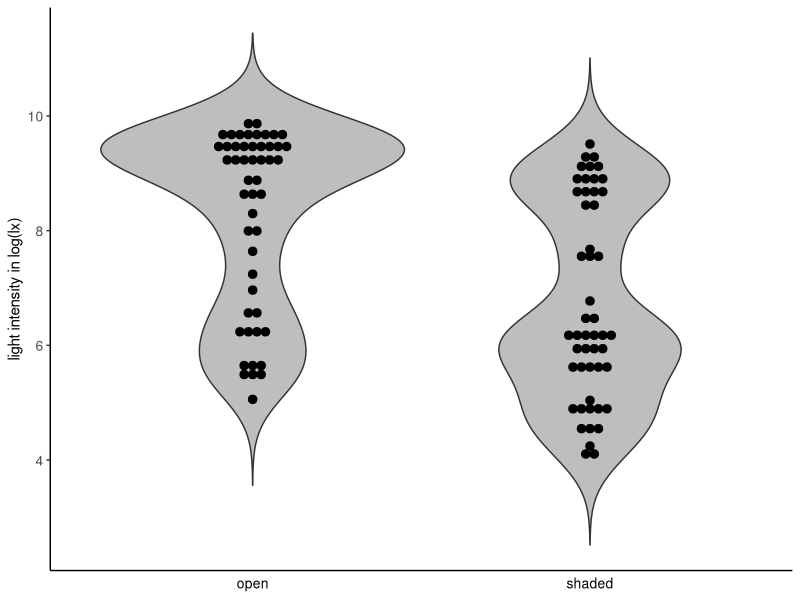
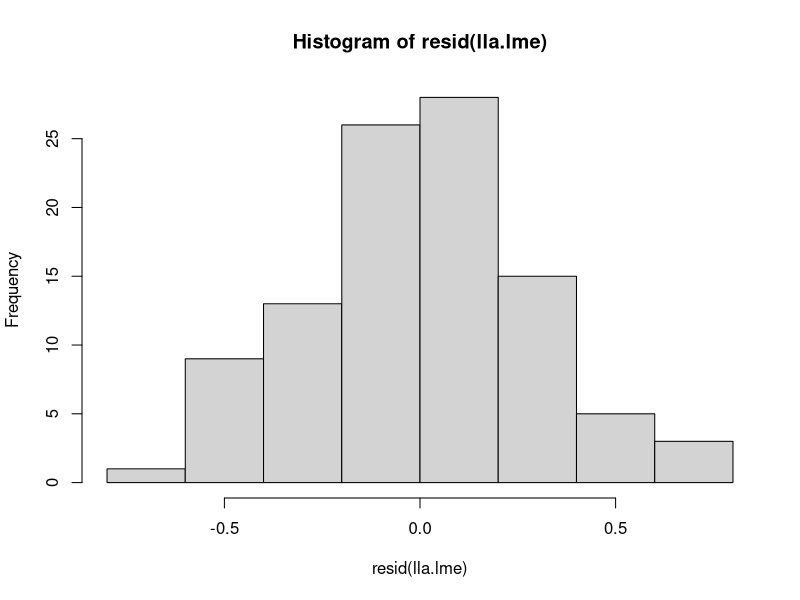
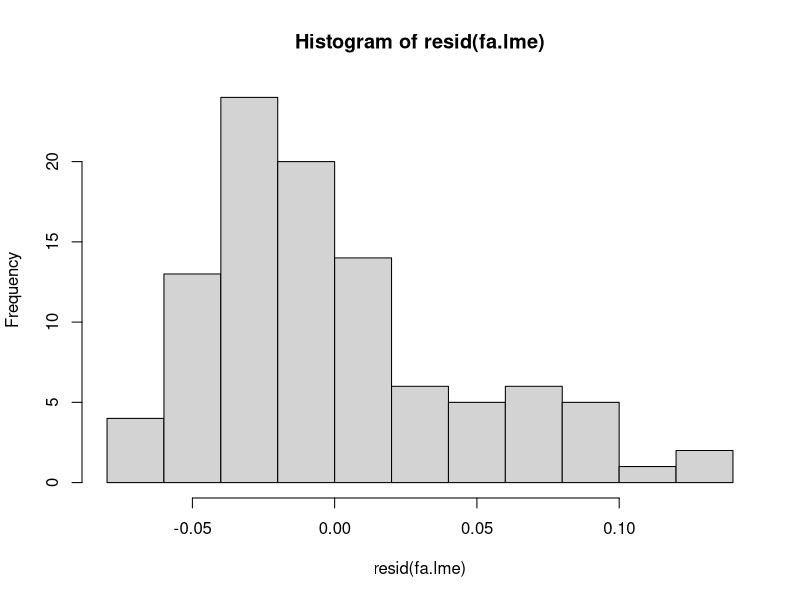
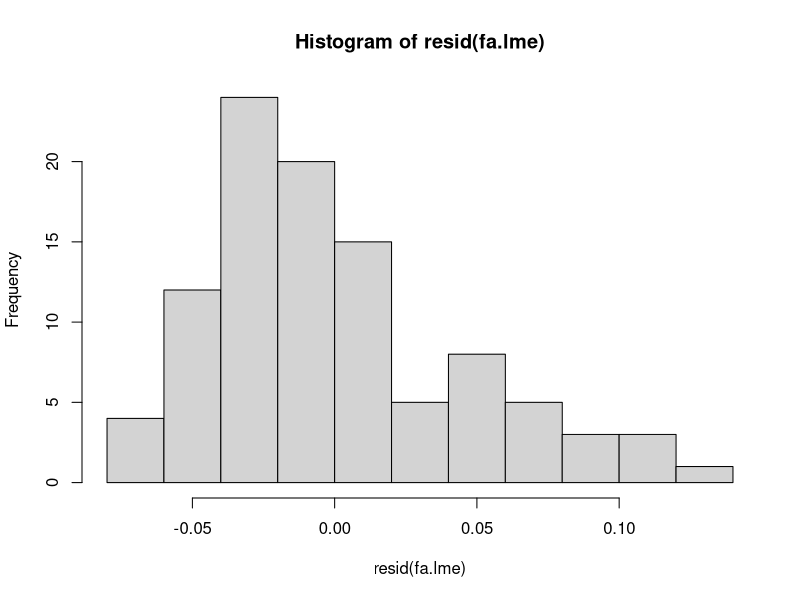
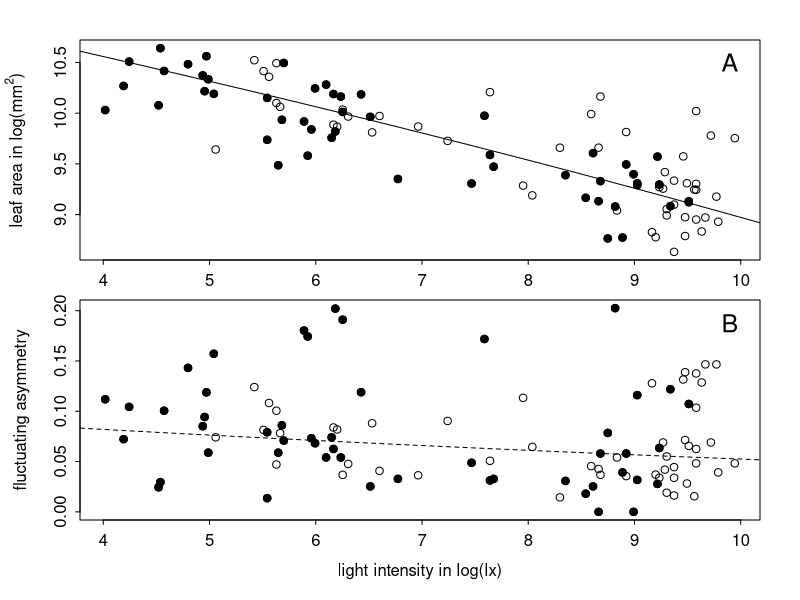

These figures' R source, in order:
#The file "aa_data.csv" reports light intensity, leaf area and leaf shape for the most basal leaf of 100 Adenostyles alliariae plants measured in the area near the Passo del Pura in Ampezzo, Udine Province, Italy. Data were collected from 9-12 July 2019. Data accompanies Francis and Gilman (2019). By column, the data is:

#light - light intensity in EV
#leaf.area - leaf area in mm^2
#ls - the distance from the center vein to the widest point on the left side of the leaf
#rs - the distance from the center vein to the widest point on the right side of the leaf
#lasym - fluctuating asymmetry, measured as |ln(ls)-ln(rs)|
#day - a class variable indiating the day (of 3) on which the data was collected
#patch - a class variable indicating the site (of 4) in which the data was collected
#shade - an indicator showing whether the site was shaded by confierous forest (1) or open (0)

#Francis and Gilman (2019) used the following code to analyse the data in R:

#load packages
library(lme4)
library(car)
library(lmerTest)
library(ggplot2)
library(gridExtra)

#create function for Monte Carlo analysis to compare means
t.mc=function(a,b,sim){
	f=c(a,b)	
	min.length=min(length(a),length(b))
	if(length(a)<length(b)) {
		obs.sum=sum(a)
	} else {
		obs.sum=sum(b) 
		}
	sim.greater=0
	for (i in 1:sim){
		sim.greater=sim.greater+(sum(sample(f,min.length))>obs.sum)
	}
	p=2*min(sim.greater/sim,1-sim.greater/sim)
	return(c(mean(a),mean(b),p))
}

#load data from Francis and Gilman (2019)
aa.data=read.csv("aa_data.csv")

#calculate log leaf area
lla=log(aa.data$leaf.area)

#rescale light intensity to log(lux)
li=log(2.5*2^aa.data$light)

#convert shade to character so we can treat it as a random effect
shd=as.character(aa.data$shade)

#add rescaled variables to the data frame aa.data
aa.data=cbind(aa.data,lla,li,shd)

#create violin plot of light intensity in open and shaded sites
p1=ggplot(aa.data, aes(x=shd, y=li),ylim=c(0,12)) + 
  geom_violin(trim=FALSE,fill="grey",bw=.5)
p1=p1+geom_dotplot(binaxis='y', stackdir='center', dotsize=.75)+theme_classic()+theme(axis.text=element_text(size=10),axis.title.x=element_blank(),axis.text.x=element_text(size=10,color="black"),axis.ticks.x=element_blank())+labs(y="light intensity in log(lx)")+scale_x_discrete(labels=c("0" = "open", "1" = "shaded"))
p1

#calculate summary statistics

#find mean light intensity at open and shaded sites, and assess difference using Monte Carlo randomisation
t.mc(li[which(shd=="0")],li[which(shd=="1")],100000)

#find standard error for logged light intensity in open and shaded sites
sd(li[which(shd=="0")])/sqrt(50-1)
sd(li[which(shd=="1")])/sqrt(50-1)

#find mean and se for logged leaf area in open and shaded sites
t.mc(lla[which(shd=="0")],lla[which(shd=="1")],100000)
sd(lla[which(shd=="0")])/sqrt(50-1)
sd(lla[which(shd=="1")])/sqrt(50-1)

#find mean and se for FA in open and shaded sites
t.mc(aa.data$lasym[which(shd=="0")],aa.data$lasym[which(shd=="1")],100000)
sd(aa.data$lasym[which(shd=="0")])/sqrt(50-1)
sd(aa.data$lasym[which(shd=="1")])/sqrt(50-1)

#regress log leaf area on light intensity in lme4
lla.lme=lmer(lla~li+(1|day)+(1|patch)+(1|shade),data=aa.data)

#examine residuals
hist(resid(lla.lme))

#Box-Cox transform log leaf area
powerTransform(lla.lme, family="bcPower")
lam.la=2.216367
lla.bc=(lla^lam.la-1)/lam.la

#refit lla.lme
lla.lme=lmer(lla.bc~li+(1|day)+(1|patch)+(1|shade),data=aa.data)
summary(lla.lme)
b.la=100.2226
m.la=-4.2284

#calculate slope at mean-centered light intensity
xm=mean(li)
m.la*(1+b.la*lam.la+m.la*xm*lam.la)^(-1+1/lam.la)

#regress FA area on light intensity in lme4
fa.lme=lmer(lasym~li+(1|day)+(1|patch)+(1|shd),data=aa.data)

#examine residuals
hist(resid(fa.lme))

#Winsorise and Box-Cox transform FA
lasym.w=aa.data$lasym
lasym.w[which(lasym.w==0)]=min(lasym.w[which(lasym.w>0)])
fa.lme=lmer((lasym.w)~li+(1|day)+(1|patch)+(1|shd),data=aa.data)
powerTransform(fa.lme, family="bcPower")
lam.fa=0.2041794
lasym.bc=((lasym.w)^lam.fa-1)/lam.fa

#refit lla.lme
fa.lme=lmer(lasym.bc~li+(1|day)+(1|patch)+(1|shd),data=aa.data)
summary(fa.lme)
b.fa=-1.78837
m.fa=-0.04261

#calculate slope at mean-centered light intensity
m.fa*(1+b.fa*lam.fa+m.fa*xm*lam.fa)^(-1+1/lam.fa)

#test for effect of of leaf area on fluctuating assymetry while controlling for light intensity
fa.lme=lmer(lasym~li+lla+(1|day)+(1|patch)+(1|shd),data=aa.data)

#examine residuals
hist(resid(fa.lme))

#Box-Cox transform FA
fa.lme=lmer(lasym.w~li+lla+(1|day)+(1|patch)+(1|shd),data=aa.data)
powerTransform(fa.lme, family="bcPower")
lam.fl=0.2085141
lasym.bc.fl=(lasym.w^lam.fl-1)/lam.fl

#refit lla.lme
fa.lme=lmer(lasym.bc.fl~li+lla+(1|day)+(1|patch)+(1|shd),data=aa.data)
summary(fa.lme)

#plot fitted models
par(mfrow=c(2,1),mar=c(2,4,2,2),mgp=c(0,0.5,0))

plot(li,lla,xlab="",ylab="",tck=-0.02)
text(9.9,10.5,"A",cex=1.5)
title(ylab=expression('leaf area in log(mm'^2*")"),line=2.5)
points(li[which(aa.data$shade==1)],lla[which(aa.data$shade==1)],pch=19)
curve(exp(log(lam.la*(b.la+m.la*x)+1)/lam.la),3,11,add=TRUE)

par(mar=c(4,4,0,2),mgp=c(0,.5,0))

plot(li,aa.data$lasym,xlab="",ylab="",tck=-0.02)
points(li[which(aa.data$shade==1)],aa.data$lasym[which(aa.data$shade==1)],pch=19)
title(ylab="fluctuating asymmetry",line=2.5)
title(xlab="light intensity in log(lx)",line=2)
text(9.9,.1875,"B",cex=1.5)
curve(exp(log(lam.fa*(b.fa+m.fa*x)+1)/lam.fa),3,11,add=TRUE,lty=2)

#check for directional asymmetry
d=log(aa.data$ls)-log(aa.data$rs)
t.test(d,mu=0)
